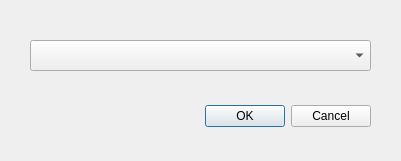
<?xml version="1.0" encoding="UTF-8"?>
<ui version="4.0">
 <class>Dialog</class>
 <widget class="QDialog" name="Dialog">
  <property name="geometry">
   <rect>
    <x>0</x>
    <y>0</y>
    <width>401</width>
    <height>161</height>
   </rect>
  </property>
  <property name="windowTitle">
   <string>Assign</string>
  </property>
  <property name="modal">
   <bool>true</bool>
  </property>
  <widget class="QDialogButtonBox" name="buttonBox">
   <property name="geometry">
    <rect>
     <x>30</x>
     <y>100</y>
     <width>341</width>
     <height>32</height>
    </rect>
   </property>
   <property name="orientation">
    <enum>Qt::Horizontal</enum>
   </property>
   <property name="standardButtons">
    <set>QDialogButtonBox::Cancel|QDialogButtonBox::Ok</set>
   </property>
  </widget>
  <widget class="QComboBox" name="comboBox">
   <property name="geometry">
    <rect>
     <x>30</x>
     <y>40</y>
     <width>341</width>
     <height>31</height>
    </rect>
   </property>
  </widget>
 </widget>
 <resources/>
 <connections>
  <connection>
   <sender>buttonBox</sender>
   <signal>accepted()</signal>
   <receiver>Dialog</receiver>
   <slot>accept()</slot>
   <hints>
    <hint type="sourcelabel">
     <x>248</x>
     <y>254</y>
    </hint>
    <hint type="destinationlabel">
     <x>157</x>
     <y>274</y>
    </hint>
   </hints>
  </connection>
  <connection>
   <sender>buttonBox</sender>
   <signal>rejected()</signal>
   <receiver>Dialog</receiver>
   <slot>reject()</slot>
   <hints>
    <hint type="sourcelabel">
     <x>316</x>
     <y>260</y>
    </hint>
    <hint type="destinationlabel">
     <x>286</x>
     <y>274</y>
    </hint>
   </hints>
  </connection>
 </connections>
</ui>
